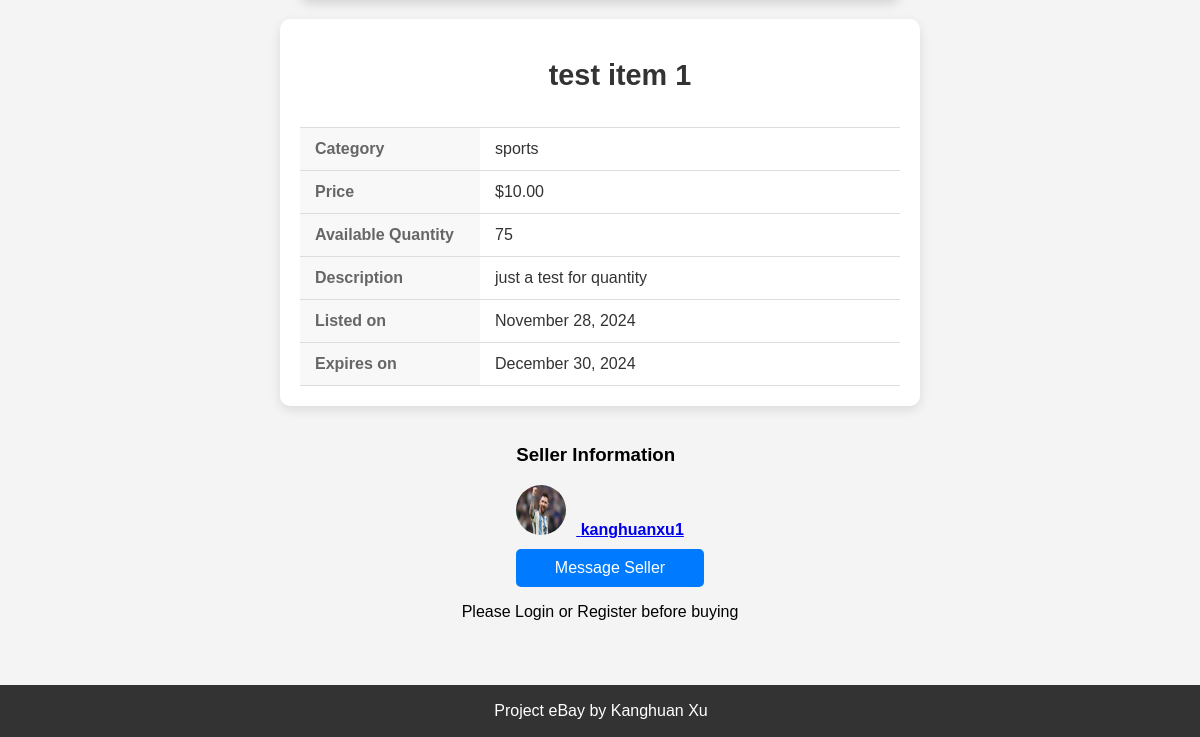
Page /listing/24/ (lower part) on the earlier database version.
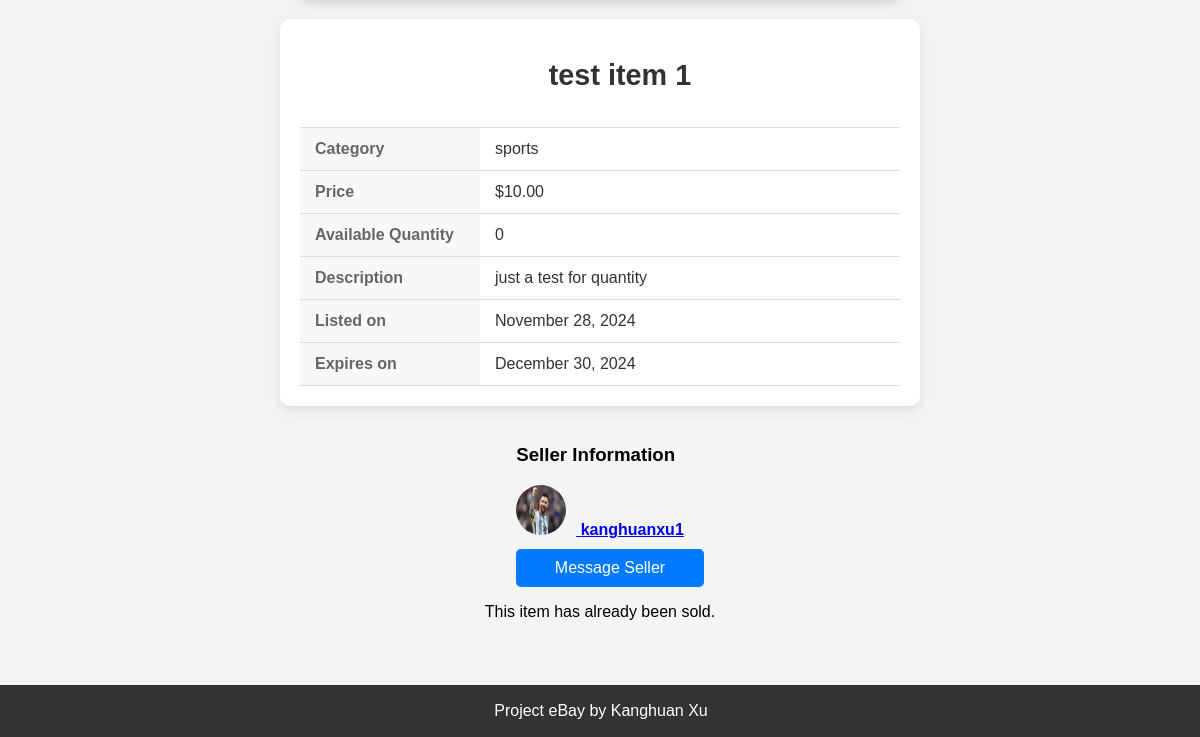
Same page on the later database version.
### project/models.py (models this page shows, shortened)
class Listing(models.Model):
    name = models.CharField(max_length=200) # Name of the item
    description = models.TextField() # Description of the item
    price = models.DecimalField(max_digits=10, decimal_places=2) # Price of the item
    image = models.ImageField(upload_to='listing_images/', blank=True, null=True) # Image of the item
    category = models.CharField(max_length=100) # Category the item belongs to
    created_at = models.DateTimeField(auto_now_add=True) # Timestamp for when the item was listed
    expires_at = models.DateTimeField() # Expiration timestamp for the listing
    user = models.ForeignKey(User, on_delete=models.CASCADE, related_name="listings")  # Link to User
    sold = models.BooleanField(default=False)  # Track sold status
    quantity = models.PositiveIntegerField(default=1)

class Profile(models.Model):
    user = models.OneToOneField(User, on_delete=models.CASCADE, related_name='profile')
    address = models.TextField()
    phone_number = models.CharField(max_length=15)
    profile_image = models.ImageField(upload_to='profile_images/', blank=True, null=True)

### project/views.py (the view)
# urls.py: path('listing/<int:pk>/', ShowListingPageView.as_view(), name='listing_detail'),
class ShowListingPageView(DetailView):
    model = Listing
    template_name = 'project/listing_detail.html'  # The template for displaying a single listing
    context_object_name = 'listing'  # Use 'listing' as the variable name in the template

### project/templates/project/listing_detail.html (shortened to what this page needs)
{% extends 'project/base.html' %}
{% block content %}
    <div class="listing-detail-container">
        <div class="listing-info">
            <h2>{{ listing.name }}</h2>
            <table class="listing-details-table">
                <tr>
                    <th>Category</th>
                    <td>{{ listing.category }}</td>
                </tr>
                <tr>
                    <th>Price</th>
                    <td>${{ listing.price }}</td>
                </tr>
                <tr>
                    <th>Available Quantity</th>
                    <td>{{ listing.quantity }}</td>
                </tr>
                <tr>
                    <th>Description</th>
                    <td>{{ listing.description }}</td>
                </tr>
                <tr>
                    <th>Listed on</th>
                    <td>{{ listing.created_at|date:"F d, Y" }}</td>
                </tr>
                <tr>
                    <th>Expires on</th>
                    <td>{{ listing.expires_at|date:"F d, Y" }}</td>
                </tr>
            </table>
        </div>
        <div class="seller-info">
            <h3>Seller Information</h3>
            <div class="seller-profile">
                <a href="{% url 'user_profile' listing.user.id %}">
                    <img src="{{ listing.user.profile.profile_image.url }}" alt="Seller Profile Image" class="seller-profile-image">
                    <span class="seller-username">{{ listing.user.username }}</span>
                </a>
            </div>
            <a href="mailto:{{ listing.user.email }}" class="btn btn-primary">Message Seller</a>
        </div>
        {% if listing.sold %}
            <p>This item has already been sold.</p>
        {% else %}
            {% if user.is_authenticated %}
                <div class="buy-now-container">
                    <form method="post" action="{% url 'checkout_single' listing.id %}">
                        {% csrf_token %}
                        <label for="quantity">Quantity</label>
                        <input
                            type="number"
                            name="quantity"
                            id="quantity"
                            class="form-control"
                            min="1"
                            max="{{ listing.quantity }}"
                            value="1"
                        >
                        <button type="submit" class="btn btn-success">Buy Now</button>
                    </form>
                    <form method="post" action="{% url 'add_to_cart' listing.id %}" style="display:inline;">
                        {% csrf_token %}
                        <button type="submit" class="btn btn-success">Add to Cart</button>
                    </form>
                </div>
            {% else %}
                <p>Please Login or Register before buying</p>
            {% endif %}
        {% endif %}
    </div>
{% endblock %}

Differences in the rows shown:
changed Listing "test item 1": quantity "75" → "0"; sold False → True (drawn)
Other differences:
text no longer shown: "Please Login or Register before buying"
text now shown: "This item has already been sold."
